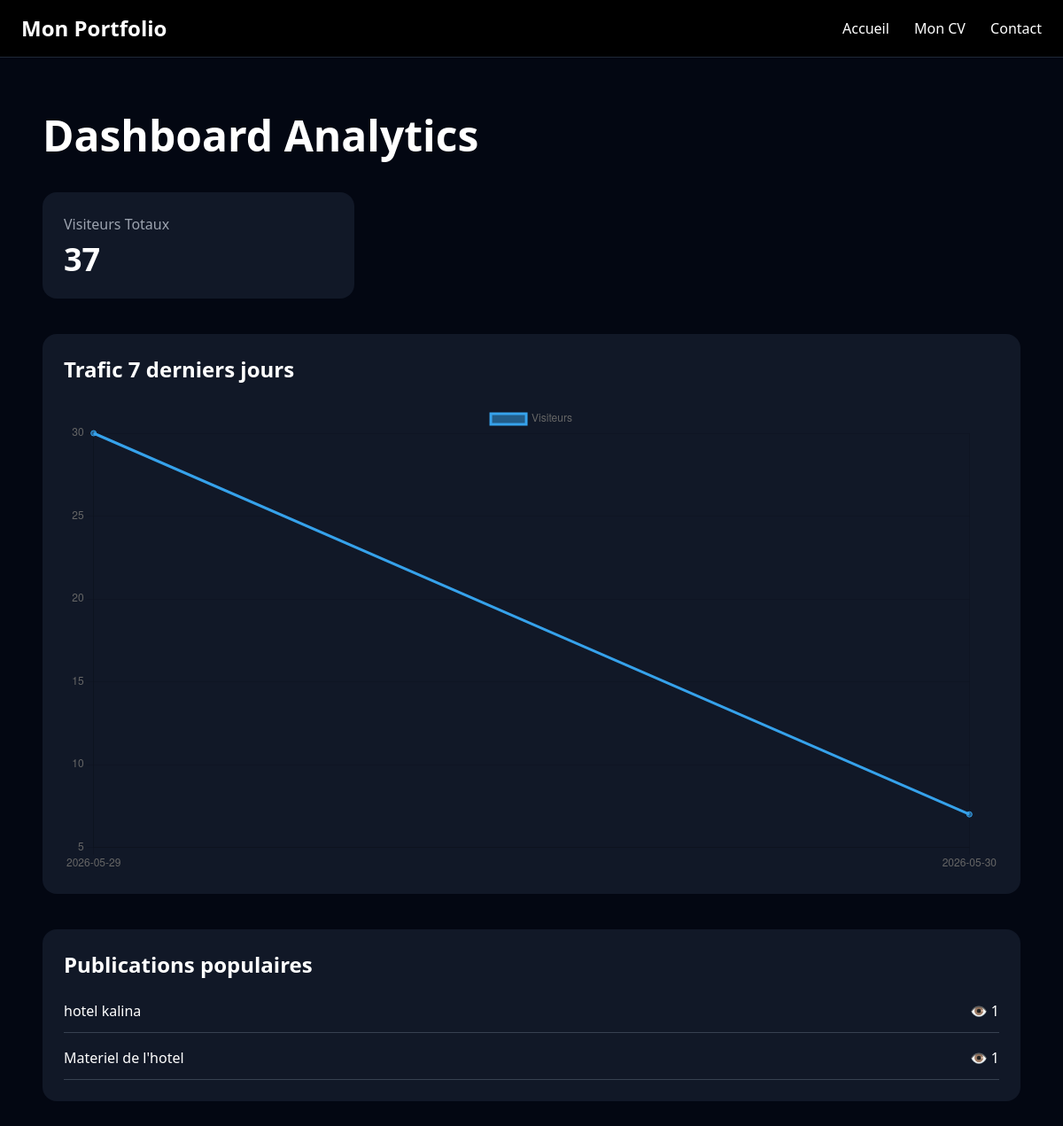
Before: /dashboard/ (signed in) with the older database file.
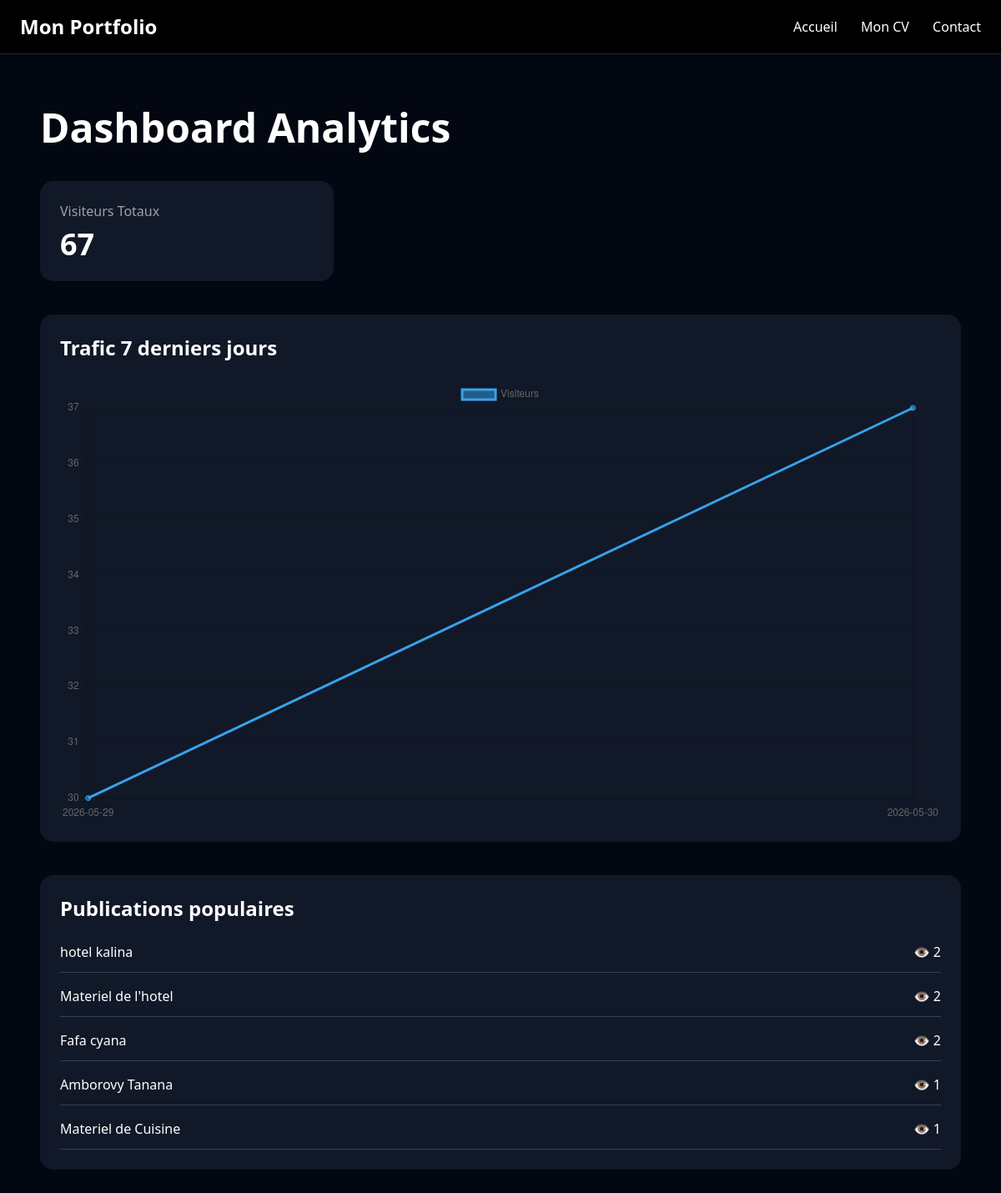
After: the same page with the newer database file.
### portfolio/models.py (models this page shows, shortened)
class Publication(models.Model):
    title = models.CharField(max_length=200)
    content = models.TextField()
    image = models.ImageField(upload_to='publications/', blank=True, null=True)
    created_at = models.DateTimeField(auto_now_add=True)
    views = models.PositiveIntegerField(default=0)
    is_published = models.BooleanField(default=True)

### portfolio/views.py (the view)
# urls.py: path('dashboard/', dashboard, name='dashboard'),
@login_required
def dashboard(request):
    today = now().date()
    seven_days_ago = today - timedelta(days=6)
    visitors_per_day = (
        VisitorAnalytics.objects
        .filter(
            visited_at__date__gte=seven_days_ago
        )
        .extra(
            {'day': "date(visited_at)"}
        )
        .values('day')
        .annotate(count=Count('id'))
        .order_by('day')
    )
    popular_publications = (
        Publication.objects
        .order_by('-views')[:5]
    )
    total_visitors = VisitorAnalytics.objects.count()
    context = {
        'visitors_per_day': visitors_per_day,
        'popular_publications': popular_publications,
        'total_visitors': total_visitors,
    }
    return render(
        request,
        'portfolio/dashboard.html',
        context
    )

### templates/portfolio/dashboard.html (shortened to what this page needs)
{% extends 'base.html' %}
{% block content %}
<section class="py-10">
    <h1 class="text-5xl font-bold mb-10">
        Dashboard Analytics
    </h1>
    <div class="grid md:grid-cols-3 gap-6 mb-10">
        <div class="bg-gray-900 p-6 rounded-2xl">
            <h2 class="text-gray-400 mb-2">
                Visiteurs Totaux
            </h2>
            <p class="text-4xl font-bold">
                {{ total_visitors }}
            </p>
        </div>
    </div>
    <div class="bg-gray-900 p-6 rounded-2xl mb-10">
        <h2 class="text-2xl font-bold mb-6">
            Trafic 7 derniers jours
        </h2>
        <canvas id="trafficChart"></canvas>
    </div>
    <div class="bg-gray-900 p-6 rounded-2xl">
        <h2 class="text-2xl font-bold mb-6">
            Publications populaires
        </h2>
        <div class="space-y-4">
            {% for publication in popular_publications %}
            <div class="flex justify-between border-b border-gray-700 pb-3">
                <span>
                    {{ publication.title }}
                </span>
                <span>
                    👁 {{ publication.views }}
                </span>
            </div>
            {% endfor %}
        </div>
    </div>
</section>
<script>
const ctx = document.getElementById('trafficChart');
new Chart(ctx, {
    type: 'line',
    data: {
        labels: [
            {% for item in visitors_per_day %}
                "{{ item.day }}",
            {% endfor %}
        ],
        datasets: [{
            label: 'Visiteurs',
            data: [
                {% for item in visitors_per_day %}
                    {{ item.count }},
                {% endfor %}
            ],
            tension: 0.4
        }]
    }
});
</script>
{% endblock %}

### templates/base.html (shortened to what this page needs)
<!DOCTYPE html>
<html lang="fr">
<head>
    <script src="https://cdn.tailwindcss.com"></script>
</head>
<body class="bg-gray-950 text-white">
    <nav class="bg-black border-b border-gray-800 p-4">
        <div class="max-w-6xl mx-auto flex justify-between items-center">
            <h1 class="text-2xl font-bold">
                Mon Portfolio
            </h1>
            <div class="space-x-6">
                <a href="/" class="hover:text-blue-400">Accueil</a>
                <a href="/cv/" class="hover:text-blue-400">Mon CV</a>
                <a href="/contact/" class="hover:text-blue-400">Contact</a>
            </div>
        </div>
    </nav>
    <main class="max-w-6xl mx-auto p-6">
        {% block content %}
        {% endblock %}
    </main>
</body>
</html>

Changed rows visible on the page:
changed Publication "hotel kalina": views "1" → "2"
changed Publication "Materiel de l'hotel": views "1" → "2"
added Publication: title "Fafa cyana", views "2"
added Publication: title "Amborovy Tanana", views "1"
added Publication: title "Materiel de Cuisine", views "1"
Other visible differences:
{{ total_visitors }}: "37" → "67"
chart data {{ item.count }}: 30, 7 → 30, 37
